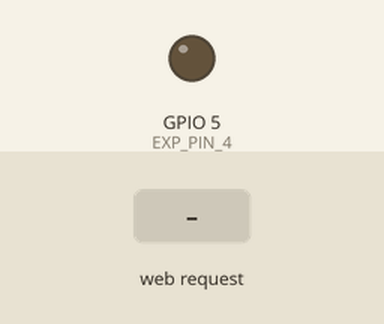
Recording of a sketch running on a simulated ESP8266 (NodeMCU). On the bench: output pins drawn as LEDs (lit = HIGH). Dashed ring = blinking. Inputs (shaded band) come from the test bench. WiFi joins after 1.5 s; servers stay silent unless stated; what the sketch prints to the serial monitor is not drawn.

Above: at 3.7 s.
3.8 s: HTTP request GET /switch1BLINK received
At 4.1 s:
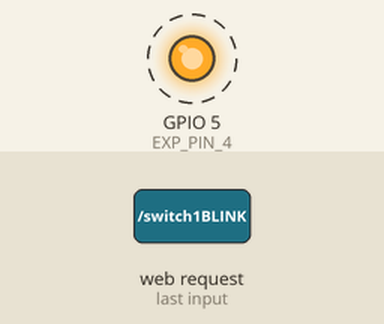
6.8 s: HTTP request GET /switch1ON received
9.3 s: HTTP request GET /switch1OFF received
At 10.7 s:
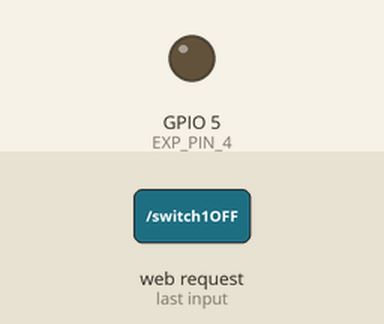
Timing chart, 0 to 12.3 s (numbered marks = the images above; inputs shaded):
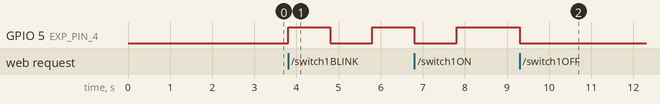

Measured:
- after the input at 3.8 s, GPIO 5 (EXP_PIN_4): LOW → HIGH at once, → LOW 1.0 s later, → HIGH 1.0 s later
- after the input at 9.3 s, GPIO 5 (EXP_PIN_4): HIGH → LOW at once

The sketch:

Web_Server.ino
```cpp
#include <ESP8266WiFi.h>
#include <ESP8266WebServer.h>

/*------------PIN DECLARATION FOR ESP8266 I/O EXPANSION SHIELD------------
        I/O         ORIGINAL
        Expansion     PIN
        Shield      ESP8266
  --------------------------------------------------------------------------*/
#define EXP_PIN_2     0
#define EXP_PIN_3     4
#define EXP_PIN_4     5   //LED Built in ESP8266
#define EXP_PIN_5     12
#define EXP_PIN_6     13
#define EXP_PIN_7     15
#define EXP_PIN_ADC   A0
/*------------PIN DECLARATION FOR ESP8266 I/O EXPANSION SHIELD------------*/

ESP8266WebServer server(80);

char ssid[] = "LEARN_WIFI";
char pass[] = "learnmore";
String webPage = "";

void setup(void) {
  webPage += "<h1>ESP8266 Web Server</h1><p>Switch 1 <a href=\"switch1ON\"><button>ON</button></a>&nbsp;<a href=\"switch1OFF\"><button>OFF</button></a></p><p>Switch 2 <a href=\"switch1ON2\"><button>ON</button></a>&nbsp;<a href=\"switch1OFF2\"><button>OFF</button></a></p>";

  pinMode(EXP_PIN_4, OUTPUT);
  digitalWrite(EXP_PIN_4, LOW);
  delay(1000);

  Serial.begin(9600);
  WiFi.begin(ssid, pass);

  while (WiFi.status() != WL_CONNECTED) {
    delay(500);
    Serial.print(".");
  }
  Serial.println("");
  Serial.print("Connected to ");
  Serial.println(ssid);
  Serial.print("IP Address: ");
  Serial.println(WiFi.localIP());

  server.on("/", []() {
    server.send(200, "text/html", webPage);
  });
  server.on("/switch1ON", []() {
    server.send(200, "text/html", webPage);
    digitalWrite(EXP_PIN_4, HIGH);
    delay(1000);
  });
  server.on("/switch1OFF", []() {
    server.send(200, "text/html", webPage);
    digitalWrite(EXP_PIN_4, LOW);
    delay(1000);
  });
  server.on("/switch1BLINK", []() {
    server.send(200, "text/html", webPage);
    digitalWrite(EXP_PIN_4, HIGH);
    delay(1000);
    digitalWrite(EXP_PIN_4, LOW);
    delay(1000);
    digitalWrite(EXP_PIN_4, HIGH);
    delay(1000);
    digitalWrite(EXP_PIN_4, LOW);
    delay(1000);
  });
  server.begin();
  Serial.println("HTTP server started");
}

void loop(void) {
  server.handleClient();
}
```
